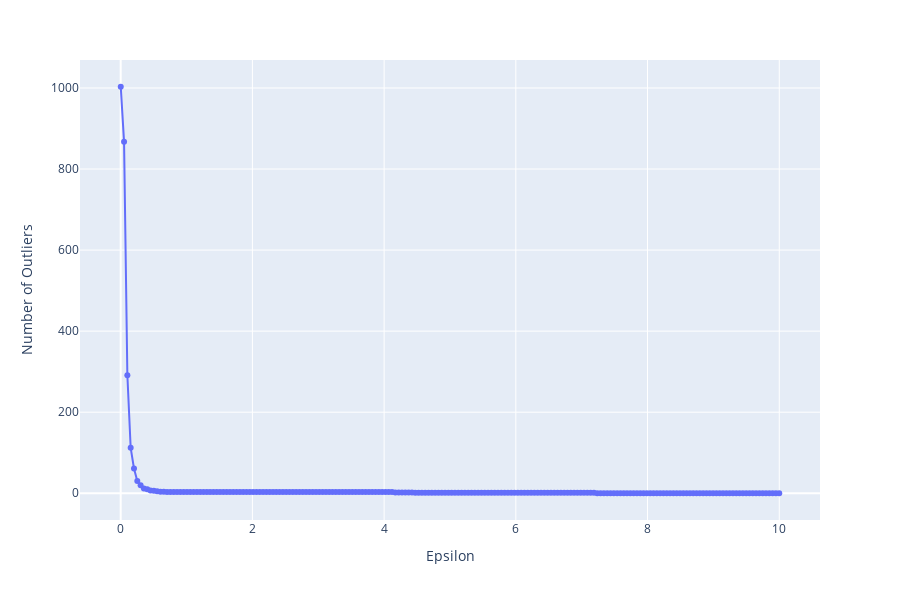

Notebook cell for this chart:
### Code cell
fig = px.scatter(x=np.linspace(0.001,10,200),y=number_of_outlier,height=600, labels={"x": "Epsilon",  "y": "Number of Outliers"}).update_traces(mode='lines+markers')
fig.show()

### Figure 1 — Plotly figure (JSON) as saved in the notebook; plotly's stock layout.template omitted (floating-point values rounded to 4 significant figures; data arrays with more than 128 entries replaced by an {"elided": "..."} marker saying what was removed)
{"data": [{"hovertemplate": "Epsilon=%{x}<br>Number of Outliers=%{y}<extra></extra>", "legendgroup": "", "marker": {"color": "#636efa", "symbol": "circle"}, "mode": "lines+markers", "name": "", "orientation": "v", "showlegend": false, "type": "scatter", "x": {"elided": "200 float values"}, "xaxis": "x", "y": {"elided": "200 int values"}, "yaxis": "y"}], "layout": {"height": 600, "legend": {"tracegroupgap": 0}, "margin": {"t": 60}, "xaxis": {"anchor": "y", "domain": [0, 1], "title": {"text": "Epsilon"}}, "yaxis": {"anchor": "x", "domain": [0, 1], "title": {"text": "Number of Outliers"}}}}
